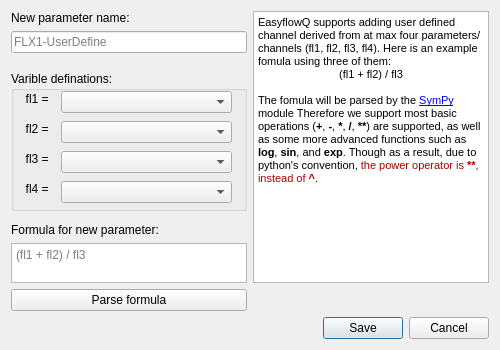
<?xml version="1.0" encoding="UTF-8"?>
<ui version="4.0">
 <class>dChnlDialog</class>
 <widget class="QDialog" name="dChnlDialog">
  <property name="windowModality">
   <enum>Qt::WindowModal</enum>
  </property>
  <property name="geometry">
   <rect>
    <x>0</x>
    <y>0</y>
    <width>500</width>
    <height>309</height>
   </rect>
  </property>
  <property name="windowTitle">
   <string>Define derived parameter (chennal)</string>
  </property>
  <layout class="QGridLayout" name="gridLayout">
   <item row="0" column="0">
    <widget class="QLabel" name="label_2">
     <property name="sizePolicy">
      <sizepolicy hsizetype="Preferred" vsizetype="Fixed">
       <horstretch>0</horstretch>
       <verstretch>0</verstretch>
      </sizepolicy>
     </property>
     <property name="text">
      <string>New parameter name:</string>
     </property>
    </widget>
   </item>
   <item row="1" column="0">
    <widget class="QLineEdit" name="nameEdit">
     <property name="maxLength">
      <number>32767</number>
     </property>
     <property name="placeholderText">
      <string>FLX1-UserDefine</string>
     </property>
    </widget>
   </item>
   <item row="8" column="0">
    <widget class="QPushButton" name="parsePB">
     <property name="text">
      <string>Parse formula</string>
     </property>
    </widget>
   </item>
   <item row="12" column="0" colspan="2">
    <widget class="QDialogButtonBox" name="buttonBox">
     <property name="orientation">
      <enum>Qt::Horizontal</enum>
     </property>
     <property name="standardButtons">
      <set>QDialogButtonBox::Cancel|QDialogButtonBox::Save</set>
     </property>
    </widget>
   </item>
   <item row="4" column="0">
    <widget class="QGroupBox" name="groupBox">
     <property name="minimumSize">
      <size>
       <width>0</width>
       <height>140</height>
      </size>
     </property>
     <property name="title">
      <string>Varible definations:</string>
     </property>
     <widget class="QComboBox" name="chnl2Combo">
      <property name="geometry">
       <rect>
        <x>50</x>
        <y>50</y>
        <width>171</width>
        <height>22</height>
       </rect>
      </property>
     </widget>
     <widget class="QComboBox" name="chnl3Combo">
      <property name="geometry">
       <rect>
        <x>50</x>
        <y>80</y>
        <width>171</width>
        <height>22</height>
       </rect>
      </property>
     </widget>
     <widget class="QComboBox" name="chnl4Combo">
      <property name="geometry">
       <rect>
        <x>50</x>
        <y>110</y>
        <width>171</width>
        <height>22</height>
       </rect>
      </property>
     </widget>
     <widget class="QLabel" name="label_3">
      <property name="geometry">
       <rect>
        <x>10</x>
        <y>50</y>
        <width>31</width>
        <height>16</height>
       </rect>
      </property>
      <property name="text">
       <string>fl2 = </string>
      </property>
      <property name="alignment">
       <set>Qt::AlignRight|Qt::AlignTrailing|Qt::AlignVCenter</set>
      </property>
     </widget>
     <widget class="QLabel" name="label_4">
      <property name="geometry">
       <rect>
        <x>10</x>
        <y>80</y>
        <width>31</width>
        <height>16</height>
       </rect>
      </property>
      <property name="text">
       <string>fl3 = </string>
      </property>
      <property name="alignment">
       <set>Qt::AlignRight|Qt::AlignTrailing|Qt::AlignVCenter</set>
      </property>
     </widget>
     <widget class="QLabel" name="label_5">
      <property name="geometry">
       <rect>
        <x>10</x>
        <y>110</y>
        <width>31</width>
        <height>16</height>
       </rect>
      </property>
      <property name="text">
       <string>fl4 = </string>
      </property>
      <property name="alignment">
       <set>Qt::AlignRight|Qt::AlignTrailing|Qt::AlignVCenter</set>
      </property>
     </widget>
     <widget class="QLabel" name="label_6">
      <property name="geometry">
       <rect>
        <x>10</x>
        <y>20</y>
        <width>31</width>
        <height>16</height>
       </rect>
      </property>
      <property name="text">
       <string>fl1 = </string>
      </property>
      <property name="alignment">
       <set>Qt::AlignRight|Qt::AlignTrailing|Qt::AlignVCenter</set>
      </property>
     </widget>
     <widget class="QComboBox" name="chnl1Combo">
      <property name="geometry">
       <rect>
        <x>50</x>
        <y>20</y>
        <width>171</width>
        <height>22</height>
       </rect>
      </property>
     </widget>
    </widget>
   </item>
   <item row="6" column="0">
    <widget class="QLabel" name="label">
     <property name="sizePolicy">
      <sizepolicy hsizetype="Preferred" vsizetype="Fixed">
       <horstretch>0</horstretch>
       <verstretch>0</verstretch>
      </sizepolicy>
     </property>
     <property name="text">
      <string>Formula for new parameter:</string>
     </property>
    </widget>
   </item>
   <item row="8" column="1">
    <spacer name="verticalSpacer">
     <property name="orientation">
      <enum>Qt::Vertical</enum>
     </property>
     <property name="sizeHint" stdset="0">
      <size>
       <width>20</width>
       <height>40</height>
      </size>
     </property>
    </spacer>
   </item>
   <item row="7" column="0">
    <widget class="QPlainTextEdit" name="formulaEdit">
     <property name="maximumSize">
      <size>
       <width>16777215</width>
       <height>40</height>
      </size>
     </property>
     <property name="placeholderText">
      <string>(fl1 + fl2) / fl3 </string>
     </property>
    </widget>
   </item>
   <item row="0" column="1" rowspan="8">
    <widget class="QTextBrowser" name="textBrowser">
     <property name="sizePolicy">
      <sizepolicy hsizetype="Expanding" vsizetype="Expanding">
       <horstretch>0</horstretch>
       <verstretch>0</verstretch>
      </sizepolicy>
     </property>
     <property name="html">
      <string>&lt;!DOCTYPE HTML PUBLIC &quot;-//W3C//DTD HTML 4.0//EN&quot; &quot;http://www.w3.org/TR/REC-html40/strict.dtd&quot;&gt;
&lt;html&gt;&lt;head&gt;&lt;meta name=&quot;qrichtext&quot; content=&quot;1&quot; /&gt;&lt;style type=&quot;text/css&quot;&gt;
p, li { white-space: pre-wrap; }
&lt;/style&gt;&lt;/head&gt;&lt;body style=&quot; font-family:'MS Shell Dlg 2'; font-size:8.14286pt; font-weight:400; font-style:normal;&quot;&gt;
&lt;p style=&quot; margin-top:0px; margin-bottom:0px; margin-left:0px; margin-right:0px; -qt-block-indent:0; text-indent:0px;&quot;&gt;&lt;span style=&quot; font-size:8.14286pt;&quot;&gt;EasyflowQ supports adding user defined channel derived from at max four parameters/channels (fl1, fl2, fl3, fl4). Here is an example fomula using three of them:&lt;/span&gt;&lt;/p&gt;
&lt;p align=&quot;center&quot; style=&quot; margin-top:0px; margin-bottom:0px; margin-left:0px; margin-right:0px; -qt-block-indent:0; text-indent:0px;&quot;&gt;&lt;span style=&quot; font-size:8.14286pt;&quot;&gt;(fl1 + fl2) / fl3&lt;/span&gt;&lt;/p&gt;
&lt;p style=&quot;-qt-paragraph-type:empty; margin-top:0px; margin-bottom:0px; margin-left:0px; margin-right:0px; -qt-block-indent:0; text-indent:0px; font-size:8.14286pt;&quot;&gt;&lt;br /&gt;&lt;/p&gt;
&lt;p style=&quot; margin-top:0px; margin-bottom:0px; margin-left:0px; margin-right:0px; -qt-block-indent:0; text-indent:0px;&quot;&gt;&lt;span style=&quot; font-size:8.14286pt;&quot;&gt;The fomula will be parsed by the &lt;/span&gt;&lt;a href=&quot;https://www.sympy.org/en/index.html&quot;&gt;&lt;span style=&quot; font-size:8pt; text-decoration: underline; color:#0000ff;&quot;&gt;SymPy&lt;/span&gt;&lt;/a&gt;&lt;span style=&quot; font-size:8.14286pt;&quot;&gt; module Therefore we support most basic operations (&lt;/span&gt;&lt;span style=&quot; font-size:8.14286pt; font-weight:600;&quot;&gt;+&lt;/span&gt;&lt;span style=&quot; font-size:8.14286pt;&quot;&gt;, &lt;/span&gt;&lt;span style=&quot; font-size:8.14286pt; font-weight:600;&quot;&gt;-&lt;/span&gt;&lt;span style=&quot; font-size:8.14286pt;&quot;&gt;, &lt;/span&gt;&lt;span style=&quot; font-size:8.14286pt; font-weight:600;&quot;&gt;*&lt;/span&gt;&lt;span style=&quot; font-size:8.14286pt;&quot;&gt;, &lt;/span&gt;&lt;span style=&quot; font-size:8.14286pt; font-weight:600;&quot;&gt;/&lt;/span&gt;&lt;span style=&quot; font-size:8.14286pt;&quot;&gt;,&lt;/span&gt;&lt;span style=&quot; font-size:8.14286pt; font-weight:600;&quot;&gt; **&lt;/span&gt;&lt;span style=&quot; font-size:8.14286pt;&quot;&gt;) are supported, as well as some more advanced functions such as &lt;/span&gt;&lt;span style=&quot; font-size:8.14286pt; font-weight:600;&quot;&gt;log&lt;/span&gt;&lt;span style=&quot; font-size:8.14286pt;&quot;&gt;, &lt;/span&gt;&lt;span style=&quot; font-size:8.14286pt; font-weight:600;&quot;&gt;sin&lt;/span&gt;&lt;span style=&quot; font-size:8.14286pt;&quot;&gt;, and &lt;/span&gt;&lt;span style=&quot; font-size:8.14286pt; font-weight:600;&quot;&gt;exp&lt;/span&gt;&lt;span style=&quot; font-size:8.14286pt;&quot;&gt;. Though as a result, due to python's convention, &lt;/span&gt;&lt;span style=&quot; font-size:8.14286pt; color:#aa0000;&quot;&gt;the power operator is &lt;/span&gt;&lt;span style=&quot; font-size:8.14286pt; font-weight:600; color:#aa0000;&quot;&gt;**&lt;/span&gt;&lt;span style=&quot; font-size:8.14286pt; color:#aa0000;&quot;&gt;, instead of &lt;/span&gt;&lt;span style=&quot; font-size:8.14286pt; font-weight:600; color:#aa0000;&quot;&gt;^&lt;/span&gt;&lt;span style=&quot; font-size:8.14286pt; color:#aa0000;&quot;&gt;.&lt;/span&gt;&lt;/p&gt;&lt;/body&gt;&lt;/html&gt;</string>
     </property>
    </widget>
   </item>
  </layout>
 </widget>
 <resources/>
 <connections>
  <connection>
   <sender>buttonBox</sender>
   <signal>accepted()</signal>
   <receiver>dChnlDialog</receiver>
   <slot>accept()</slot>
   <hints>
    <hint type="sourcelabel">
     <x>248</x>
     <y>254</y>
    </hint>
    <hint type="destinationlabel">
     <x>157</x>
     <y>274</y>
    </hint>
   </hints>
  </connection>
  <connection>
   <sender>buttonBox</sender>
   <signal>rejected()</signal>
   <receiver>dChnlDialog</receiver>
   <slot>reject()</slot>
   <hints>
    <hint type="sourcelabel">
     <x>316</x>
     <y>260</y>
    </hint>
    <hint type="destinationlabel">
     <x>286</x>
     <y>274</y>
    </hint>
   </hints>
  </connection>
 </connections>
</ui>
